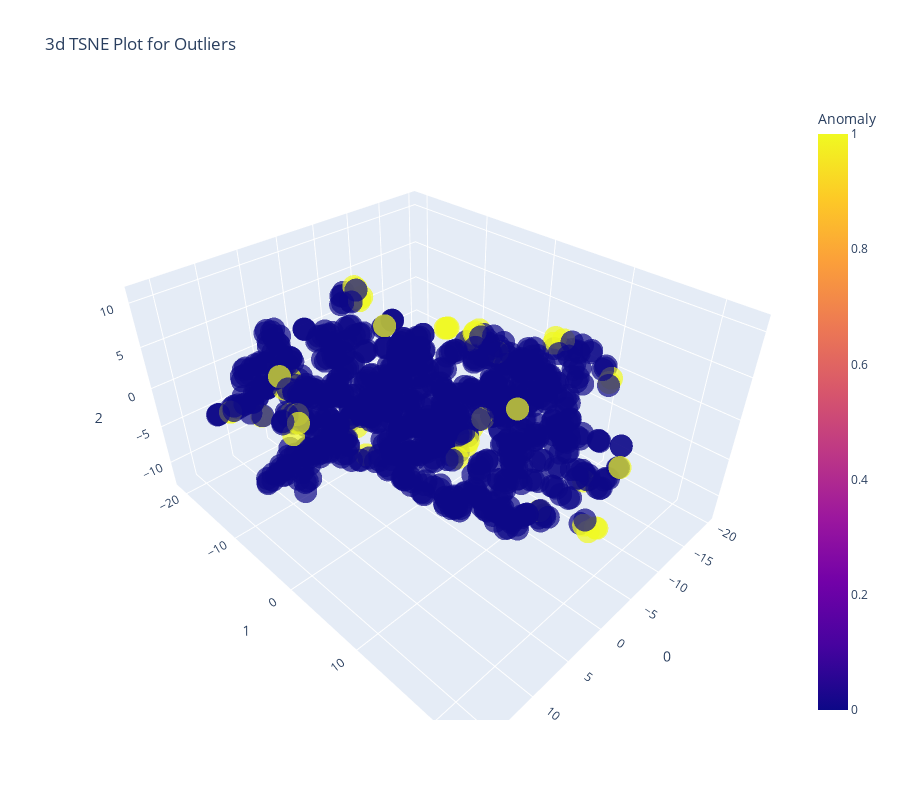

The code cell stored with this chart in its notebook:
### Code cell
plot_model(iforest)

### Figure 1 — Plotly figure (JSON) as saved in the notebook; plotly's stock layout.template omitted (floating-point values rounded to 4 significant figures; data arrays with more than 128 entries replaced by an {"elided": "..."} marker saying what was removed)
{"data": [{"customdata": {"elided": "1026x1 str values"}, "hovertemplate": "0=%{x}<br>1=%{y}<br>2=%{z}<br>Feature=%{customdata[0]}<br>Anomaly=%{marker.color}<extra></extra>", "legendgroup": "", "marker": {"color": {"elided": "1026 int values"}, "coloraxis": "coloraxis", "opacity": 0.7, "symbol": "circle"}, "mode": "markers", "name": "", "scene": "scene", "showlegend": false, "type": "scatter3d", "x": {"elided": "1026 float values"}, "y": {"elided": "1026 float values"}, "z": {"elided": "1026 float values"}}], "layout": {"coloraxis": {"colorbar": {"title": {"text": "Anomaly"}}, "colorscale": [[0, "#0d0887"], [0.1111, "#46039f"], [0.2222, "#7201a8"], [0.3333, "#9c179e"], [0.4444, "#bd3786"], [0.5556, "#d8576b"], [0.6667, "#ed7953"], [0.7778, "#fb9f3a"], [0.8889, "#fdca26"], [1, "#f0f921"]]}, "height": 800, "legend": {"tracegroupgap": 0}, "scene": {"domain": {"x": [0, 1], "y": [0, 1]}, "xaxis": {"title": {"text": "0"}}, "yaxis": {"title": {"text": "1"}}, "zaxis": {"title": {"text": "2"}}}, "title": {"text": "3d TSNE Plot for Outliers"}, "width": 900}}
